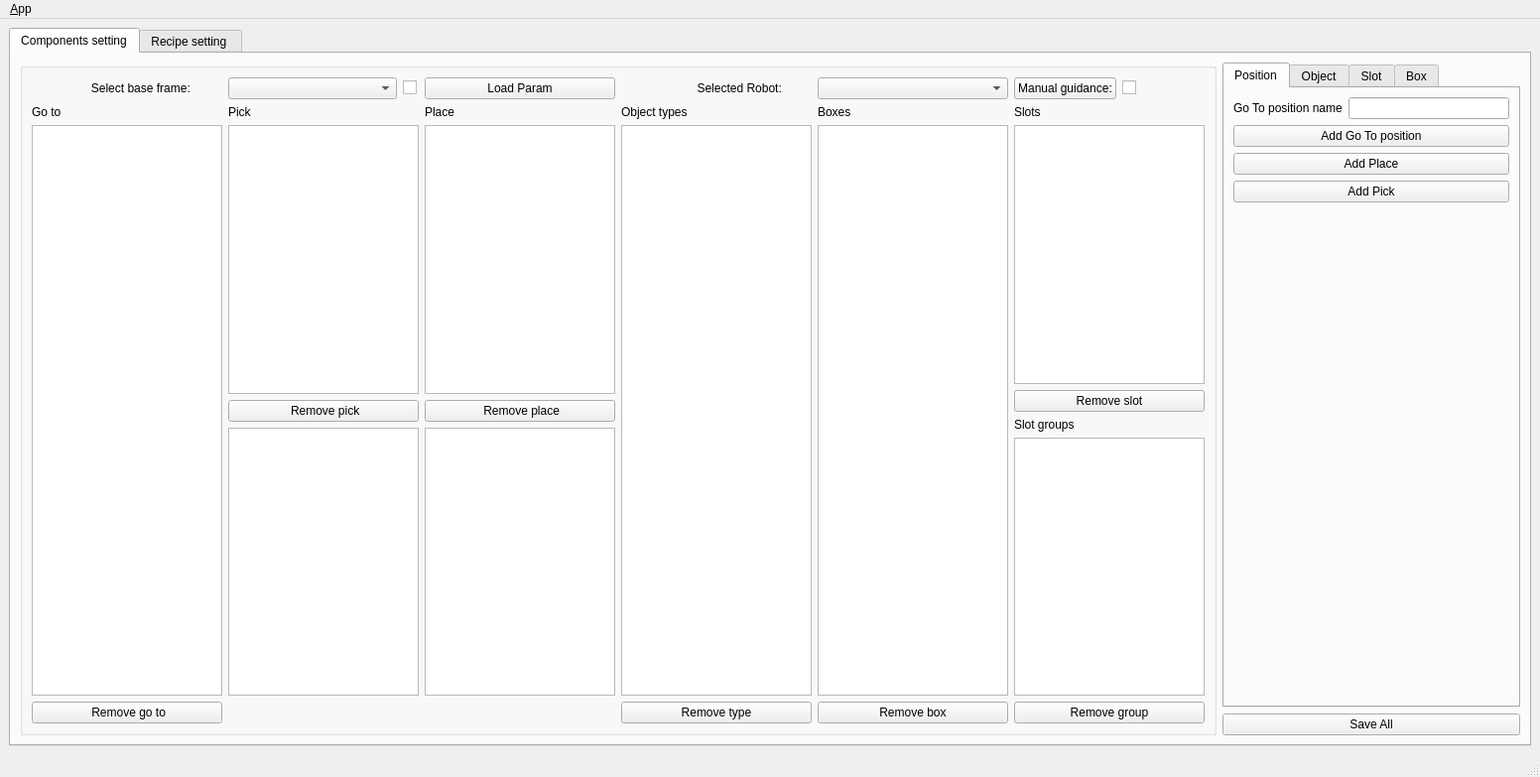
<?xml version="1.0" encoding="UTF-8"?>
<ui version="4.0">
 <class>MainWindowDesign</class>
 <widget class="QMainWindow" name="MainWindowDesign">
  <property name="geometry">
   <rect>
    <x>0</x>
    <y>0</y>
    <width>1552</width>
    <height>783</height>
   </rect>
  </property>
  <property name="windowTitle">
   <string>QRosApp</string>
  </property>
  <property name="windowIcon">
   <iconset resource="../resources/images.qrc">
    <normaloff>:/images/icon.png</normaloff>:/images/icon.png</iconset>
  </property>
  <property name="locale">
   <locale language="English" country="Australia"/>
  </property>
  <widget class="QWidget" name="centralwidget">
   <layout class="QHBoxLayout">
    <item>
     <widget class="QTabWidget" name="tab_manager">
      <property name="minimumSize">
       <size>
        <width>100</width>
        <height>0</height>
       </size>
      </property>
      <property name="locale">
       <locale language="English" country="Australia"/>
      </property>
      <property name="currentIndex">
       <number>0</number>
      </property>
      <widget class="QWidget" name="tab_status">
       <attribute name="title">
        <string>Components setting</string>
       </attribute>
       <layout class="QHBoxLayout" name="horizontalLayout_15">
        <item>
         <widget class="QGroupBox" name="groupBox_12">
          <property name="sizePolicy">
           <sizepolicy hsizetype="MinimumExpanding" vsizetype="Preferred">
            <horstretch>0</horstretch>
            <verstretch>0</verstretch>
           </sizepolicy>
          </property>
          <property name="title">
           <string/>
          </property>
          <layout class="QGridLayout" name="gridLayout_3">
           <item row="0" column="1">
            <layout class="QHBoxLayout" name="horizontalLayout_6">
             <item>
              <widget class="QComboBox" name="world_TF_list"/>
             </item>
             <item>
              <widget class="QCheckBox" name="check_robot_TF">
               <property name="maximumSize">
                <size>
                 <width>16</width>
                 <height>16777215</height>
                </size>
               </property>
               <property name="text">
                <string/>
               </property>
              </widget>
             </item>
            </layout>
           </item>
           <item row="0" column="9">
            <widget class="QComboBox" name="robot_list"/>
           </item>
           <item row="3" column="6">
            <widget class="QListView" name="object_list"/>
           </item>
           <item row="0" column="2">
            <widget class="QPushButton" name="button_load">
             <property name="text">
              <string>Load Param</string>
             </property>
            </widget>
           </item>
           <item row="4" column="0">
            <widget class="QPushButton" name="button_remove_go_to">
             <property name="text">
              <string> Remove go to</string>
             </property>
            </widget>
           </item>
           <item row="2" column="6">
            <widget class="QLabel" name="label_6">
             <property name="text">
              <string>Object types</string>
             </property>
            </widget>
           </item>
           <item row="2" column="0">
            <widget class="QLabel" name="label_2">
             <property name="text">
              <string>Go to</string>
             </property>
            </widget>
           </item>
           <item row="0" column="0">
            <widget class="QLabel" name="label_18">
             <property name="text">
              <string>                  Select base frame:</string>
             </property>
            </widget>
           </item>
           <item row="2" column="9">
            <widget class="QLabel" name="label_15">
             <property name="text">
              <string>Boxes</string>
             </property>
            </widget>
           </item>
           <item row="2" column="10">
            <widget class="QLabel" name="label_11">
             <property name="text">
              <string>Slots</string>
             </property>
            </widget>
           </item>
           <item row="4" column="10">
            <widget class="QPushButton" name="button_remove_group">
             <property name="text">
              <string>Remove group</string>
             </property>
            </widget>
           </item>
           <item row="3" column="10">
            <layout class="QVBoxLayout" name="verticalLayout_8">
             <item>
              <widget class="QListView" name="slot_list"/>
             </item>
             <item>
              <widget class="QPushButton" name="button_remove_slot">
               <property name="text">
                <string>Remove slot</string>
               </property>
              </widget>
             </item>
             <item>
              <widget class="QLabel" name="label_25">
               <property name="text">
                <string>Slot groups</string>
               </property>
              </widget>
             </item>
             <item>
              <widget class="QListView" name="group_list"/>
             </item>
            </layout>
           </item>
           <item row="3" column="0">
            <widget class="QListView" name="go_to_list"/>
           </item>
           <item row="4" column="9">
            <widget class="QPushButton" name="button_remove_box">
             <property name="text">
              <string>Remove box</string>
             </property>
            </widget>
           </item>
           <item row="3" column="2">
            <layout class="QVBoxLayout" name="verticalLayout_10">
             <item>
              <widget class="QListView" name="place_list"/>
             </item>
             <item>
              <widget class="QPushButton" name="button_remove_place">
               <property name="text">
                <string> Remove place</string>
               </property>
              </widget>
             </item>
             <item>
              <widget class="QListView" name="list_groups_place"/>
             </item>
            </layout>
           </item>
           <item row="2" column="1">
            <widget class="QLabel" name="label_4">
             <property name="text">
              <string>Pick</string>
             </property>
            </widget>
           </item>
           <item row="2" column="2">
            <widget class="QLabel" name="label_3">
             <property name="text">
              <string>Place</string>
             </property>
            </widget>
           </item>
           <item row="4" column="6">
            <widget class="QPushButton" name="button_remove_object">
             <property name="text">
              <string>Remove type</string>
             </property>
            </widget>
           </item>
           <item row="0" column="10">
            <layout class="QHBoxLayout" name="horizontalLayout_8">
             <item>
              <widget class="QPushButton" name="button_manual_guidance">
               <property name="text">
                <string>Manual guidance:</string>
               </property>
              </widget>
             </item>
             <item>
              <widget class="QCheckBox" name="check_manual_guidance">
               <property name="text">
                <string/>
               </property>
              </widget>
             </item>
            </layout>
           </item>
           <item row="0" column="6">
            <widget class="QLabel" name="label_17">
             <property name="text">
              <string>                       Selected Robot:</string>
             </property>
            </widget>
           </item>
           <item row="3" column="1">
            <layout class="QVBoxLayout" name="verticalLayout_9">
             <item>
              <widget class="QListView" name="pick_list"/>
             </item>
             <item>
              <widget class="QPushButton" name="button_remove_pick">
               <property name="text">
                <string> Remove pick</string>
               </property>
              </widget>
             </item>
             <item>
              <widget class="QListView" name="list_objects_pick"/>
             </item>
            </layout>
           </item>
           <item row="3" column="9">
            <widget class="QListView" name="box_list"/>
           </item>
          </layout>
         </widget>
        </item>
        <item>
         <layout class="QVBoxLayout" name="verticalLayout">
          <item>
           <widget class="QTabWidget" name="tabWidget">
            <property name="minimumSize">
             <size>
              <width>300</width>
              <height>0</height>
             </size>
            </property>
            <property name="currentIndex">
             <number>0</number>
            </property>
            <widget class="QWidget" name="tab">
             <attribute name="title">
              <string>Position</string>
             </attribute>
             <layout class="QHBoxLayout" name="horizontalLayout_11">
              <item>
               <layout class="QVBoxLayout" name="verticalLayout_4">
                <item>
                 <layout class="QHBoxLayout" name="horizontalLayout">
                  <item>
                   <widget class="QLabel" name="label">
                    <property name="text">
                     <string>Go To position name</string>
                    </property>
                   </widget>
                  </item>
                  <item>
                   <widget class="QLineEdit" name="edit_position_name"/>
                  </item>
                 </layout>
                </item>
                <item>
                 <widget class="QPushButton" name="button_add_go_to">
                  <property name="text">
                   <string>Add Go To position</string>
                  </property>
                 </widget>
                </item>
                <item>
                 <widget class="QPushButton" name="button_add_place">
                  <property name="text">
                   <string>Add Place</string>
                  </property>
                 </widget>
                </item>
                <item>
                 <widget class="QPushButton" name="button_add_pick">
                  <property name="text">
                   <string>Add Pick</string>
                  </property>
                 </widget>
                </item>
                <item>
                 <spacer name="verticalSpacer_2">
                  <property name="orientation">
                   <enum>Qt::Vertical</enum>
                  </property>
                  <property name="sizeHint" stdset="0">
                   <size>
                    <width>20</width>
                    <height>40</height>
                   </size>
                  </property>
                 </spacer>
                </item>
               </layout>
              </item>
             </layout>
            </widget>
            <widget class="QWidget" name="tab_2">
             <attribute name="title">
              <string>Object</string>
             </attribute>
             <layout class="QHBoxLayout" name="horizontalLayout_12">
              <item>
               <layout class="QVBoxLayout" name="verticalLayout_5">
                <item>
                 <layout class="QHBoxLayout" name="horizontalLayout_2">
                  <item>
                   <widget class="QLabel" name="label_7">
                    <property name="text">
                     <string>Object type:</string>
                    </property>
                   </widget>
                  </item>
                  <item>
                   <widget class="QLineEdit" name="edit_object_name"/>
                  </item>
                 </layout>
                </item>
                <item>
                 <widget class="QPushButton" name="button_load_TF">
                  <property name="text">
                   <string>Load TF</string>
                  </property>
                 </widget>
                </item>
                <item>
                 <layout class="QHBoxLayout" name="horizontalLayout_9">
                  <item>
                   <widget class="QLabel" name="label_16">
                    <property name="text">
                     <string>Reference TF:</string>
                    </property>
                   </widget>
                  </item>
                  <item>
                   <widget class="QComboBox" name="TF_list"/>
                  </item>
                 </layout>
                </item>
                <item>
                 <widget class="QPushButton" name="button_add_approach_object">
                  <property name="text">
                   <string>Add Approach</string>
                  </property>
                 </widget>
                </item>
                <item>
                 <widget class="QComboBox" name="approach_list"/>
                </item>
                <item>
                 <widget class="QPushButton" name="button_remove_approach_object">
                  <property name="text">
                   <string>Remove Approach</string>
                  </property>
                 </widget>
                </item>
                <item>
                 <widget class="QLabel" name="label_5">
                  <property name="text">
                   <string/>
                  </property>
                 </widget>
                </item>
                <item>
                 <widget class="QPushButton" name="button_add_grasp">
                  <property name="text">
                   <string>Add Grasp</string>
                  </property>
                 </widget>
                </item>
                <item>
                 <widget class="QComboBox" name="grasp_list"/>
                </item>
                <item>
                 <widget class="QPushButton" name="button_remove_grasp">
                  <property name="text">
                   <string>Remove Grasp</string>
                  </property>
                 </widget>
                </item>
                <item>
                 <widget class="QLabel" name="label_19">
                  <property name="text">
                   <string/>
                  </property>
                 </widget>
                </item>
                <item>
                 <widget class="QPushButton" name="button_gripper">
                  <property name="text">
                   <string>Open/Close gripper</string>
                  </property>
                 </widget>
                </item>
                <item>
                 <widget class="QCheckBox" name="check_gripper">
                  <property name="text">
                   <string/>
                  </property>
                 </widget>
                </item>
                <item>
                 <spacer name="verticalSpacer_3">
                  <property name="orientation">
                   <enum>Qt::Vertical</enum>
                  </property>
                  <property name="sizeHint" stdset="0">
                   <size>
                    <width>20</width>
                    <height>40</height>
                   </size>
                  </property>
                 </spacer>
                </item>
                <item>
                 <widget class="QLabel" name="label_12">
                  <property name="text">
                   <string/>
                  </property>
                 </widget>
                </item>
                <item>
                 <widget class="QPushButton" name="button_save_object">
                  <property name="text">
                   <string>Save object</string>
                  </property>
                 </widget>
                </item>
                <item>
                 <widget class="QLabel" name="label_14">
                  <property name="text">
                   <string/>
                  </property>
                 </widget>
                </item>
               </layout>
              </item>
             </layout>
            </widget>
            <widget class="QWidget" name="tab_3">
             <attribute name="title">
              <string>Slot</string>
             </attribute>
             <layout class="QHBoxLayout" name="horizontalLayout_13">
              <item>
               <layout class="QVBoxLayout" name="verticalLayout_7">
                <item>
                 <layout class="QHBoxLayout" name="horizontalLayout_3">
                  <item>
                   <widget class="QLabel" name="label_8">
                    <property name="text">
                     <string>Slot name:</string>
                    </property>
                   </widget>
                  </item>
                  <item>
                   <widget class="QLineEdit" name="edit_slot_name"/>
                  </item>
                 </layout>
                </item>
                <item>
                 <widget class="QPushButton" name="button_add_approach_slot">
                  <property name="text">
                   <string>Add Approach position</string>
                  </property>
                 </widget>
                </item>
                <item>
                 <widget class="QPushButton" name="button_remove_approach_slot">
                  <property name="text">
                   <string>Remove Approach position</string>
                  </property>
                 </widget>
                </item>
                <item>
                 <widget class="QPushButton" name="button_add_final_position_slot">
                  <property name="text">
                   <string>Add Final position</string>
                  </property>
                 </widget>
                </item>
                <item>
                 <widget class="QPushButton" name="button_remove_final_position_slot">
                  <property name="text">
                   <string>Remove Final position</string>
                  </property>
                 </widget>
                </item>
                <item>
                 <layout class="QVBoxLayout" name="verticalLayout_3"/>
                </item>
                <item>
                 <layout class="QHBoxLayout" name="horizontalLayout_5">
                  <item>
                   <widget class="QLabel" name="label_10">
                    <property name="text">
                     <string>Group name:</string>
                    </property>
                   </widget>
                  </item>
                  <item>
                   <widget class="QLineEdit" name="edit_group_name"/>
                  </item>
                 </layout>
                </item>
                <item>
                 <layout class="QHBoxLayout" name="horizontalLayout_4">
                  <item>
                   <widget class="QLabel" name="label_9">
                    <property name="text">
                     <string>Max objects:</string>
                    </property>
                   </widget>
                  </item>
                  <item>
                   <widget class="QLineEdit" name="edit_max_object"/>
                  </item>
                 </layout>
                </item>
                <item>
                 <spacer name="verticalSpacer">
                  <property name="orientation">
                   <enum>Qt::Vertical</enum>
                  </property>
                  <property name="sizeHint" stdset="0">
                   <size>
                    <width>20</width>
                    <height>40</height>
                   </size>
                  </property>
                 </spacer>
                </item>
                <item>
                 <widget class="QPushButton" name="button_save_slot">
                  <property name="text">
                   <string>Save Slot</string>
                  </property>
                 </widget>
                </item>
                <item>
                 <widget class="QLabel" name="label_13">
                  <property name="text">
                   <string/>
                  </property>
                 </widget>
                </item>
               </layout>
              </item>
             </layout>
            </widget>
            <widget class="QWidget" name="tab_4">
             <attribute name="title">
              <string>Box</string>
             </attribute>
             <layout class="QHBoxLayout" name="horizontalLayout_14">
              <item>
               <layout class="QVBoxLayout" name="verticalLayout_6">
                <item>
                 <layout class="QHBoxLayout" name="horizontalLayout_7">
                  <item>
                   <widget class="QLabel" name="label_20">
                    <property name="text">
                     <string>Box name:</string>
                    </property>
                   </widget>
                  </item>
                  <item>
                   <widget class="QLineEdit" name="edit_box_name"/>
                  </item>
                 </layout>
                </item>
                <item>
                 <widget class="QPushButton" name="button_add_approach_box">
                  <property name="text">
                   <string>Add Approach position</string>
                  </property>
                 </widget>
                </item>
                <item>
                 <widget class="QPushButton" name="button_remove_approach_box">
                  <property name="text">
                   <string>Remove Approach position</string>
                  </property>
                 </widget>
                </item>
                <item>
                 <widget class="QPushButton" name="button_add_final_box">
                  <property name="text">
                   <string>Add Final position</string>
                  </property>
                 </widget>
                </item>
                <item>
                 <widget class="QPushButton" name="button_remove_final_box">
                  <property name="text">
                   <string>Remove Final position</string>
                  </property>
                 </widget>
                </item>
                <item>
                 <spacer name="verticalSpacer_4">
                  <property name="orientation">
                   <enum>Qt::Vertical</enum>
                  </property>
                  <property name="sizeHint" stdset="0">
                   <size>
                    <width>20</width>
                    <height>40</height>
                   </size>
                  </property>
                 </spacer>
                </item>
                <item>
                 <widget class="QPushButton" name="button_save_box">
                  <property name="text">
                   <string>Save Box</string>
                  </property>
                 </widget>
                </item>
                <item>
                 <widget class="QLabel" name="label_22">
                  <property name="text">
                   <string/>
                  </property>
                 </widget>
                </item>
               </layout>
              </item>
             </layout>
            </widget>
           </widget>
          </item>
          <item>
           <widget class="QPushButton" name="button_save_components">
            <property name="text">
             <string>Save All</string>
            </property>
           </widget>
          </item>
         </layout>
        </item>
       </layout>
      </widget>
      <widget class="QWidget" name="tab_5">
       <attribute name="title">
        <string>Recipe setting </string>
       </attribute>
       <layout class="QGridLayout" name="gridLayout">
        <item row="0" column="0">
         <widget class="QGroupBox" name="groupBox_13">
          <property name="sizePolicy">
           <sizepolicy hsizetype="MinimumExpanding" vsizetype="Preferred">
            <horstretch>0</horstretch>
            <verstretch>0</verstretch>
           </sizepolicy>
          </property>
          <property name="title">
           <string/>
          </property>
          <layout class="QGridLayout" name="gridLayout_4">
           <item row="2" column="4">
            <widget class="QLabel" name="label_21">
             <property name="text">
              <string>Recipe</string>
             </property>
            </widget>
           </item>
           <item row="4" column="0">
            <widget class="QListView" name="list_go_to"/>
           </item>
           <item row="4" column="4">
            <widget class="QListView" name="list_recipe"/>
           </item>
           <item row="2" column="2">
            <widget class="QLabel" name="label_23">
             <property name="text">
              <string>Pick list</string>
             </property>
            </widget>
           </item>
           <item row="4" column="2">
            <widget class="QListView" name="list_pick"/>
           </item>
           <item row="2" column="3">
            <widget class="QLabel" name="label_24">
             <property name="text">
              <string>Place list</string>
             </property>
            </widget>
           </item>
           <item row="6" column="4">
            <widget class="QPushButton" name="button_remove_element">
             <property name="text">
              <string>Remove element</string>
             </property>
            </widget>
           </item>
           <item row="2" column="0">
            <widget class="QLabel" name="label_26">
             <property name="text">
              <string>Go_to list</string>
             </property>
            </widget>
           </item>
           <item row="4" column="3">
            <widget class="QListView" name="list_place"/>
           </item>
           <item row="0" column="0">
            <widget class="QPushButton" name="button_load_actions">
             <property name="text">
              <string>Load actions</string>
             </property>
            </widget>
           </item>
           <item row="0" column="3">
            <widget class="QPushButton" name="button_load_recipe">
             <property name="text">
              <string>Load recipe</string>
             </property>
            </widget>
           </item>
           <item row="0" column="4">
            <widget class="QComboBox" name="recipe_box"/>
           </item>
          </layout>
         </widget>
        </item>
        <item row="0" column="1">
         <widget class="QFrame" name="frame">
          <property name="sizePolicy">
           <sizepolicy hsizetype="Minimum" vsizetype="Preferred">
            <horstretch>0</horstretch>
            <verstretch>0</verstretch>
           </sizepolicy>
          </property>
          <property name="minimumSize">
           <size>
            <width>350</width>
            <height>0</height>
           </size>
          </property>
          <property name="maximumSize">
           <size>
            <width>450</width>
            <height>16777215</height>
           </size>
          </property>
          <property name="frameShape">
           <enum>QFrame::StyledPanel</enum>
          </property>
          <property name="frameShadow">
           <enum>QFrame::Raised</enum>
          </property>
          <layout class="QVBoxLayout" name="verticalLayout_11">
           <item>
            <layout class="QHBoxLayout" name="horizontalLayout_10">
             <item>
              <layout class="QVBoxLayout" name="verticalLayout_12">
               <item>
                <widget class="QLabel" name="label_28">
                 <property name="text">
                  <string>Object types:</string>
                 </property>
                </widget>
               </item>
               <item>
                <widget class="QListView" name="list_object"/>
               </item>
              </layout>
             </item>
             <item>
              <layout class="QVBoxLayout" name="verticalLayout_13">
               <item>
                <widget class="QLabel" name="label_29">
                 <property name="text">
                  <string>Slot groups:</string>
                 </property>
                </widget>
               </item>
               <item>
                <widget class="QListView" name="list_slot"/>
               </item>
              </layout>
             </item>
            </layout>
           </item>
           <item>
            <layout class="QHBoxLayout" name="horizontalLayout_16">
             <item>
              <widget class="QLabel" name="label_27">
               <property name="text">
                <string>Recipe name: </string>
               </property>
              </widget>
             </item>
             <item>
              <widget class="QLineEdit" name="edit_recipe_name"/>
             </item>
            </layout>
           </item>
           <item>
            <widget class="QPushButton" name="button_save_recipe">
             <property name="text">
              <string>Save recipe</string>
             </property>
            </widget>
           </item>
           <item>
            <widget class="QPushButton" name="button_set_recipe">
             <property name="text">
              <string>Set recipe param</string>
             </property>
            </widget>
           </item>
          </layout>
         </widget>
        </item>
       </layout>
      </widget>
     </widget>
    </item>
   </layout>
  </widget>
  <widget class="QMenuBar" name="menubar">
   <property name="geometry">
    <rect>
     <x>0</x>
     <y>0</y>
     <width>1552</width>
     <height>22</height>
    </rect>
   </property>
   <widget class="QMenu" name="menu_File">
    <property name="title">
     <string>&amp;App</string>
    </property>
    <addaction name="action_Preferences"/>
    <addaction name="separator"/>
    <addaction name="actionAbout"/>
    <addaction name="actionAbout_Qt"/>
    <addaction name="separator"/>
    <addaction name="action_Quit"/>
   </widget>
   <addaction name="menu_File"/>
  </widget>
  <widget class="QStatusBar" name="statusbar"/>
  <action name="action_Quit">
   <property name="text">
    <string>&amp;Quit</string>
   </property>
   <property name="shortcut">
    <string>Ctrl+Q</string>
   </property>
   <property name="shortcutContext">
    <enum>Qt::ApplicationShortcut</enum>
   </property>
  </action>
  <action name="action_Preferences">
   <property name="text">
    <string>&amp;Preferences</string>
   </property>
  </action>
  <action name="actionAbout">
   <property name="text">
    <string>&amp;About</string>
   </property>
  </action>
  <action name="actionAbout_Qt">
   <property name="text">
    <string>About &amp;Qt</string>
   </property>
  </action>
 </widget>
 <resources>
  <include location="../resources/images.qrc"/>
 </resources>
 <connections>
  <connection>
   <sender>action_Quit</sender>
   <signal>triggered()</signal>
   <receiver>MainWindowDesign</receiver>
   <slot>close()</slot>
   <hints>
    <hint type="sourcelabel">
     <x>-1</x>
     <y>-1</y>
    </hint>
    <hint type="destinationlabel">
     <x>399</x>
     <y>299</y>
    </hint>
   </hints>
  </connection>
 </connections>
</ui>
